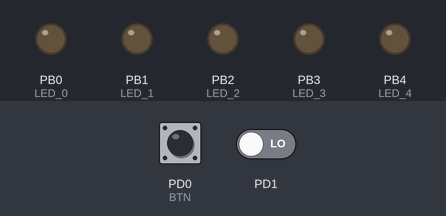
Recording of a program running on a simulated ATmega328P, built with avr-gcc and emulated at 16 MHz. Parts: output pins drawn as LEDs (lit = HIGH). Dashed ring = blinking. The test bench sets the inputs (shaded band); at power-on: PD0 (BTN) HIGH, PD1 LOW.

Above: at 1.2 s.
1.3 s: PD0 (BTN) pulled LOW for 0.15 s
At 1.67 s:
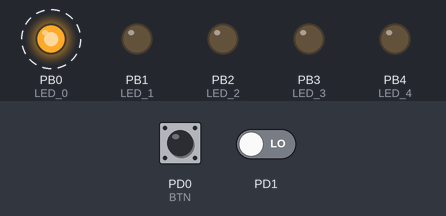
At 2.17 s:
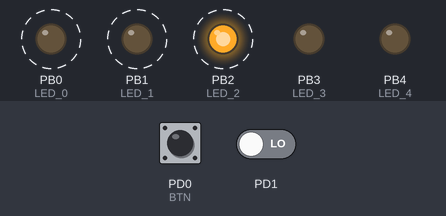
Timing chart, 0 to 5.3 s (numbered marks = the images above; inputs shaded):
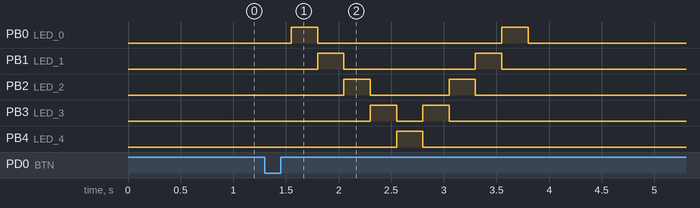

Measured:
- after the input at 1.3 s, PB0 (LED_0): alternates HIGH for 0.25 s and LOW for 1.8 s, 4 changes in all, then stays LOW, starting after 0.25 s; PB1 (LED_1): alternates HIGH for 0.25 s and LOW for 1.3 s, 4 changes in all, then stays LOW, starting after 0.50 s

The program:

main.c
```c
/*
 * knightRider.c
 *
 * Created: 06.10.2020 18:47:03
 * Author : ffili
 */
#define LED_0	PB0
#define LED_1	PB1
#define LED_2	PB2
#define LED_3	PB3
#define LED_4	PB4
#define BTN		PD0
#define BLINK_DELAY 250
#ifndef F_CPU
#define F_CPU 16000000
#endif

#include <avr/io.h>
#include <util/delay.h>


int main(void)
{
	// Set DDRB pins as output for led's
	// Set output to low
	DDRB |= (1<<LED_0);
	PORTB &= ~(1<<LED_0);
	DDRB |= (1<<LED_1);
	PORTB &= ~(1<<LED_1);
	DDRB |= (1<<LED_2);
	PORTB &= ~(1<<LED_2);
	DDRB |= (1<<LED_3);
	PORTB &= ~(1<<LED_3);
	DDRB |= (1<<LED_4);
	PORTB &= ~(1<<LED_4);
	//button
	DDRD = DDRD & ~(1<<BTN);
	PORTD = PORTD | (1<<BTN);
	int state;
	int Pressed = 0;
	int Pressed_Confidence_Level = 0;
	int Released_Confidence_Level = 0;
    /* Replace with your application code */
    while (1)
    {
		if (bit_is_clear(PINB, BTN))
		{
			Pressed_Confidence_Level ++;
			Released_Confidence_Level = 0;
			if (Pressed_Confidence_Level >500)
			{
				if (Pressed == 0)
				{
				// one way
				_delay_ms(BLINK_DELAY);
				PORTB ^= (1<<LED_0);
				_delay_ms(BLINK_DELAY);
				PORTB &= ~(1<<LED_0);
				PORTB ^= (1<<LED_1);
				_delay_ms(BLINK_DELAY);
				PORTB &= ~(1<<LED_1);
				PORTB ^= (1<<LED_2);
				_delay_ms(BLINK_DELAY);
				PORTB &= ~(1<<LED_2);
				PORTB ^= (1<<LED_3);
				_delay_ms(BLINK_DELAY);
				PORTB &= ~(1<<LED_3);
				PORTB ^= (1<<LED_4);
				// other way
				_delay_ms(BLINK_DELAY);
				PORTB &= ~(1<<LED_4);
				PORTB ^= (1<<LED_3);
				_delay_ms(BLINK_DELAY);
				PORTB &= ~(1<<LED_3);
				PORTB ^= (1<<LED_2);
				_delay_ms(BLINK_DELAY);
				PORTB &= ~(1<<LED_2);
				PORTB ^= (1<<LED_1);
				_delay_ms(BLINK_DELAY);
				PORTB &= ~(1<<LED_1);
				PORTB ^= (1<<LED_0);
				_delay_ms(BLINK_DELAY);
				PORTB &= ~(1<<LED_0);
					Pressed = 1;
				}
				Pressed_Confidence_Level = 0;
			}
		}
		else
		{
			Released_Confidence_Level ++;
			Pressed_Confidence_Level = 0;
			if (Released_Confidence_Level >500)
			{
				//Pressed = 1;
				Released_Confidence_Level = 0;
			}
		}
		loop_until_bit_is_clear(PIND, Pressed);

    }
	return 0;
}
```
